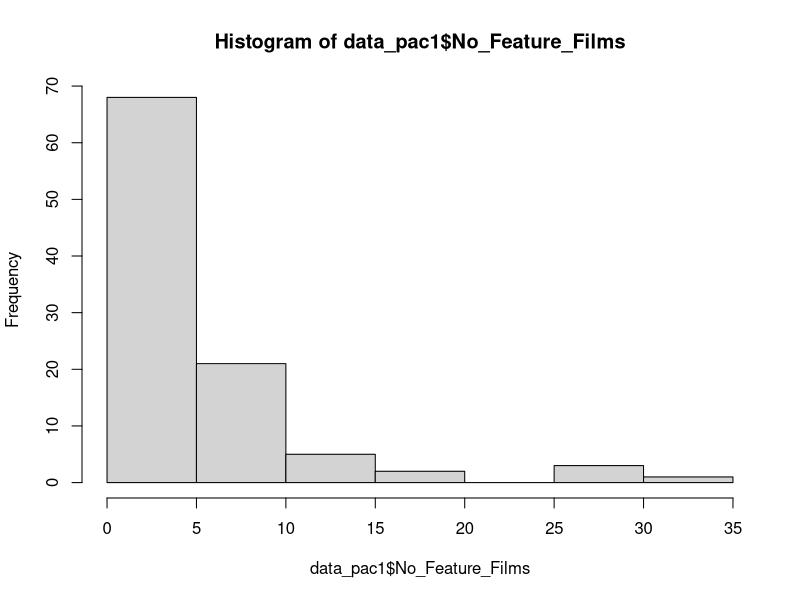
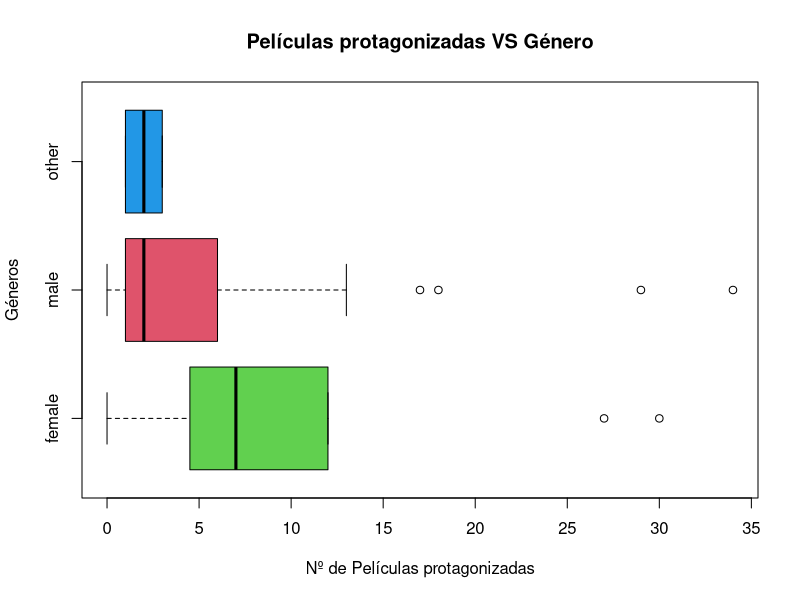
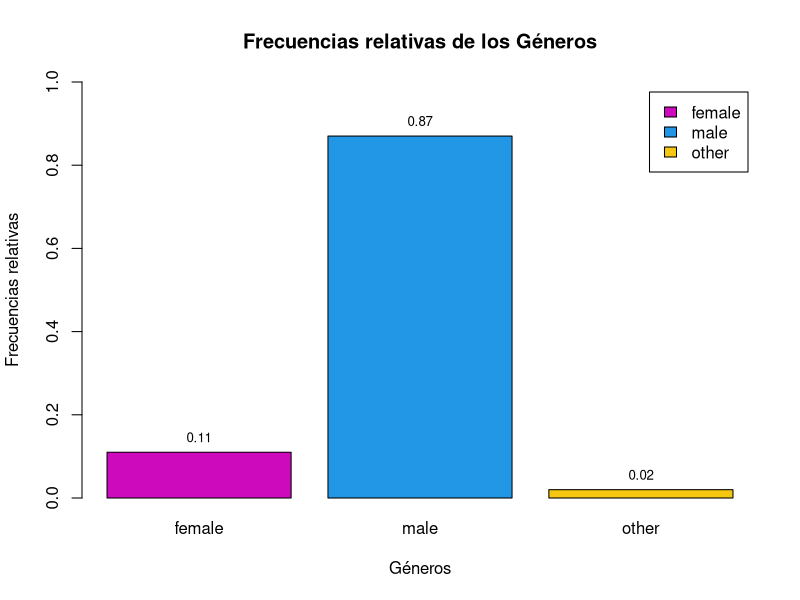

Here is the R script that generated these plots, in order:
## ---- chunk 1
data_pac1<-read.csv("data_pac1.csv", sep=",", stringsAsFactors=TRUE)
## ---- chunk 2
#Espacio para solución
class(data_pac1$No_Feature_Films)
cat("La variable 'No_Feature_Film' es de clase", class(data_pac1$No_Feature_Films),"\n",
    "y concretamente es una variable cuantitativa discreta.", "\n")
cat("Resumen:", "\n")
print(summary(data_pac1$No_Feature_Films))
cat("Desviación típica =", sd(data_pac1$No_Feature_Films))
## ---- chunk 3
#Espacio para solución
hist(data_pac1$No_Feature_Films)
cat("Histograma asimétrico con cola hacia la derecha, se detecta un claro","\n",
    "ejemplo de caso unimodal en el intervalo de 0 a 5 películas/series","\n", 
    "protagonizadas, y una clase vacía de 20 a 25 películas/series protagonizadas.")

## ---- chunk 4
#Espacio para solución

data_pac1$No_Feature_Films <- as.numeric(data_pac1$No_Feature_Films)
data_pac1$Name <- as.character(data_pac1$Name)
data_pac1$Main_Ft_Apperance <- as.character(data_pac1$IGN_Rank)
nuevo_villano <- c("Nuevo villano",101,"Nuevo ", 50, 0.5, 0, 0, "male", "other", "normal")
data_pac1_new <- rbind(data_pac1, nuevo_villano)
data_pac1_new$No_Feature_Films <- as.numeric(data_pac1_new$No_Feature_Films)

cat("Mediana original =", median(data_pac1$No_Feature_Films), "\n")
cat("Media original =", mean(data_pac1$No_Feature_Films), "\n")
cat("Mediana después de agregar el nuevo villano =", median(data_pac1_new$No_Feature_Films), "\n")
cat("Media después de agregar el nuevo villano =", mean(data_pac1_new$No_Feature_Films), "\n")
cat("Como hemos podido comprobar, concretamente en el caso planteado, la mediana", "\n",
    "se mantendría igual con un valor de 3, mientras que el valor de la medía si", "\n", 
    "se vería incrementado en 44 décimas apróximadamente con respecto a la media","\n",
    "orginal. Por lo que la media cambia más que la mediana. Si observamos el ","\n",
    "histograma impreso en el apartado anterior de esta pregunta, podemos observar","\n",
    "que el intervalo de 0-5 presenta un caso unimodal, por lo que podemos intuir","\n",
    "que el hecho de que la moda no se vea afectada, tras añadir un nuevo villano,", "\n", 
    "puede ser posible.")

## ---- chunk 5
#Espacio para solución

boxplot(data_pac1$No_Feature_Films ~ data_pac1$Gender, main="Películas protagonizadas VS Género",
        xlab= "Nº de Películas protagonizadas", ylab= "Géneros", col=c(123,234,180), horizontal=T)
cat("Analizando el boxplot, a primera vista nos damos cuenta que hay datos","\n",
    "atípicos tanto en el género 'male' como en 'female'. Por otro lado, observamos", "\n",
    "que sólo existe simetría con respecto a la mediana en el género 'other', a su vez","\n", 
    "vemos una cola a la derecha en 'male' y una cola hacia la izquierda en","\n",
    "'female'. Comparando los diagramas de caja entre el género 'male' y género","\n",
    "'female', podemos intuir que los villanos masculinos protagonizan un porcentaje","\n",
    "mayor de películas que los villanos femeninos.")
## ---- chunk 6
#Espacio para solución
cat("Las frecuencias absolutas de 'Género' son: ")
table(data_pac1$Gender)
cat("Las frecuencias relativas de 'Género' son: ") 
prop.table(table(data_pac1$Gender))
cat("Observamos que el número de variables del género masculino es mucho mayor","\n", 
    "que del resto, siendo casi el 90% de la población, frente al 11 % de mujeres y","\n",
    "al 2% del género 'others'.")

tabla <- prop.table(table(data_pac1$Gender))
barra_plot <- barplot(tabla, main = "Frecuencias relativas de los Géneros",
                      xlab = "Géneros", ylab= "Frecuencias relativas", 
                      legend = rownames(tabla),ylim = c(0, 1), 
                      col = c("30", "100", "175")) 
text(x=barra_plot, y=tabla, label = tabla, pos=3, cex=0.8, col="black")

## ---- chunk 7
#Espacio para solución
data_pac1_na <- na.omit(data_pac1)
data_pac1_na[data_pac1_na$Award_Wins > 80, c(1,6,8)]
